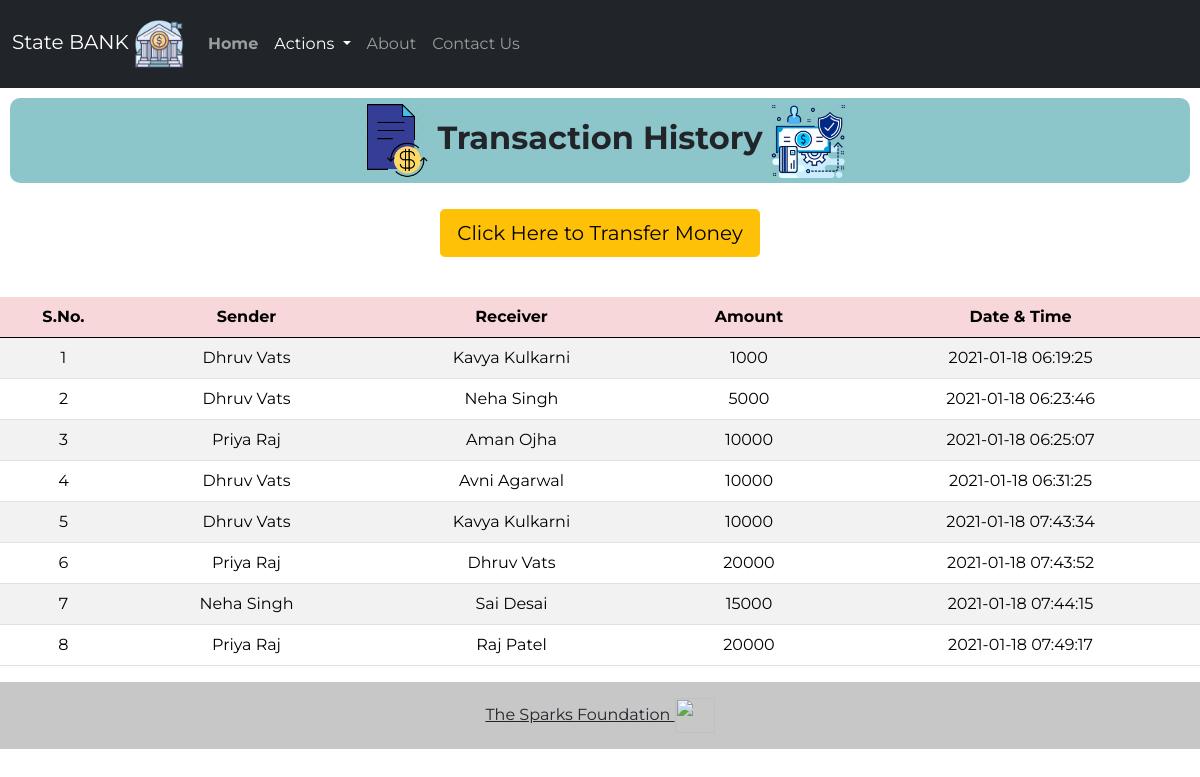
The page /history.php on the database its author committed.
### tables this page shows
CREATE TABLE `transaction` (
  `sno` int(3) NOT NULL,
  `sender` text NOT NULL,
  `receiver` text NOT NULL,
  `balance` int(8) NOT NULL,
  `datetime` datetime NOT NULL DEFAULT current_timestamp()
);

### history.php (the view, shortened to what this page needs)
<!doctype html>
<html lang="en">
<head>
    <link href="https://cdn.jsdelivr.net/npm/bootstrap@5.0.0-beta1/dist/css/bootstrap.min.css" rel="stylesheet"
>
    <link rel="stylesheet" href="css/style3.css">
</head>
<body>
    <nav class="navbar py-2 navbar-expand-lg navbar-dark bg-dark">
        <div class="container-fluid">
        <a class="navbar-brand" href="#">State BANK <img src="logos/logo.webp" alt="Bank" width="50" height="50"></a>
            <div class="collapse navbar-collapse" id="navbarSupportedContent">
                <ul class="navbar-nav me-auto mb-8 mb-lg-0">
                    <li class="nav-item py-3">
                        <a class="nav-link" aria-current="page" href="index.php"><strong>Home</strong></a>
                    </li>
                    <li class="nav-item dropdown py-3">
                        <a class="nav-link dropdown-toggle active" href="#" id="navbarDropdown" role="button"
                            data-bs-toggle="dropdown" aria-expanded="false">
                            Actions
                        </a>
                    </li>
                    <li class="nav-item py-3">
                        <a class="nav-link" href="https://www.thesparksfoundationsingapore.org/ "target="_blank">About</a>
                    </li>
                    <li class="nav-item py-3">
                        <a class="nav-link" href="contact.php">Contact Us</a>
                    </li>
                </ul>
            </div>
        </div>
    </nav>
<class class="welcome">
        <h2>
            <img src="logos/t1.png" alt="Bank" width="75" height="75" style="font-weight: bold;"> <strong>Transaction History</strong> <img
                src="logos/t2.webp" alt="Bank" width="75" height="75">
        </h2>
    </class>
<div class="d-grip gap-2 col-6 mx-auto text-center p-3 mb-2">
    <a href="money.php"><button type="button" class="btn btn-warning btn-lg mb-3">Click Here to Transfer Money</button></a>
</div>
       <div class="table-responsive-sm">
    <table class="table table-hover table-striped">
        <thead style="color : black;" class="table-danger">
            <tr>
                <th class="text-center">S.No.</th>
                <th class="text-center">Sender</th>
                <th class="text-center">Receiver</th>
                <th class="text-center">Amount</th>
                <th class="text-center">Date & Time</th>
            </tr>
        </thead>
        <tbody>
        <?php
include 'connect.php';
$sql ="SELECT * FROM transaction";
$query =mysqli_query($conn, $sql);
while($rows = mysqli_fetch_assoc($query))
{
?>
<tr style="color : black;">
            <td class="text-center py-2"><?php echo $rows['sno']; ?></td>
            <td class="text-center py-2"><?php echo $rows['sender']; ?></td>
            <td class="text-center py-2"><?php echo $rows['receiver']; ?></td>
            <td class="text-center py-2"><?php echo $rows['balance']; ?> </td>
            <td class="text-center py-2"><?php echo $rows['datetime']; ?> </td>
        <?php
}
        ?>
        </tbody>
    </table>
    </div>
    <div class="foot">
        <footer class="bg-light text-center text-lg-start">
            <div class="text-center p-3" style="background-color: rgba(0, 0, 0, 0.2)">
                <a class="text-dark" href="https://www.thesparksfoundationsingapore.org/" target="_blank"> The Sparks
                    Foundation <img src="logos/State.png" alt="" width="40" height="35"></a>
            </div>
        </footer>
    </div>
</body>
</html>

### css/style3.css (style rules this page uses)
* { font-family: 'Montserrat', sans-serif; }
.welcome h2 { margin: 10px; padding: 5px; text-align: center; background-color:rgba(141, 198, 202, 0.993) ; border-radius: 10px; }

### rows shown on the page
transaction: sno "1", sender "Dhruv Vats", receiver "Kavya Kulkarni", balance "1000", datetime "2021-01-18 06:19:25"
transaction: sno "2", sender "Dhruv Vats", receiver "Neha Singh", balance "5000", datetime "2021-01-18 06:23:46"
transaction: sno "3", sender "Priya Raj", receiver "Aman Ojha", balance "10000", datetime "2021-01-18 06:25:07"
transaction: sno "4", sender "Dhruv Vats", receiver "Avni Agarwal", balance "10000", datetime "2021-01-18 06:31:25"
transaction: sno "5", sender "Dhruv Vats", receiver "Kavya Kulkarni", balance "10000", datetime "2021-01-18 07:43:34"
transaction: sno "6", sender "Priya Raj", receiver "Dhruv Vats", balance "20000", datetime "2021-01-18 07:43:52"
transaction: sno "7", sender "Neha Singh", receiver "Sai Desai", balance "15000", datetime "2021-01-18 07:44:15"
transaction: sno "8", sender "Priya Raj", receiver "Raj Patel", balance "20000", datetime "2021-01-18 07:49:17"
